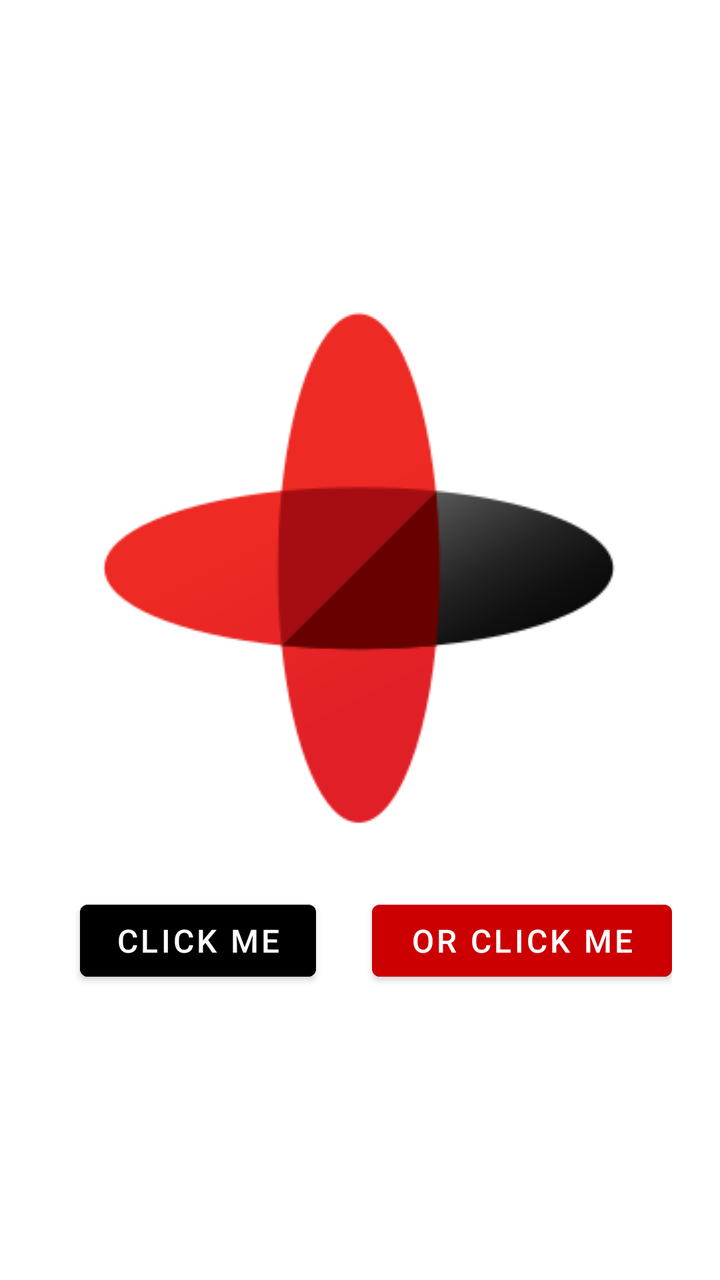
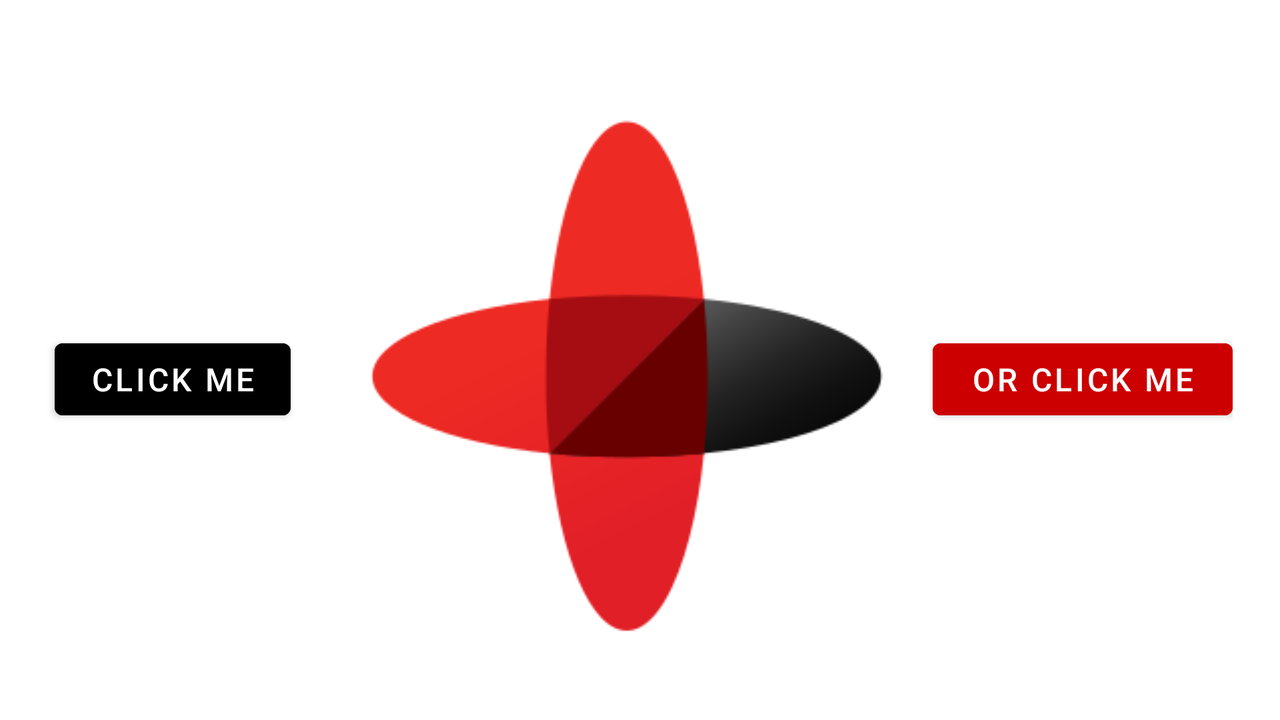

An Android layout and its configuration variant, each rendered on a device that would load it. The default file and the variant file are quoted in full after the pictures.
<!-- AndroidManifest.xml: application theme Theme.AsyncBitmap -->
<!-- res/layout/activity_main.xml -->
<?xml version="1.0" encoding="utf-8"?>
<LinearLayout

    xmlns:android="http://schemas.android.com/apk/res/android"
    xmlns:app="http://schemas.android.com/apk/res-auto"
    xmlns:tools="http://schemas.android.com/tools"
    android:layout_width="match_parent"
    android:layout_height="match_parent"
    android:gravity="center"
    android:orientation="vertical"
    tools:context=".MainActivity">

    <ImageView
        android:id="@+id/inv_image"
        android:layout_width="wrap_content"
        android:layout_height="wrap_content"
        android:layout_gravity="center"
        android:src="@drawable/sigma_smart" />

    <LinearLayout
        android:layout_width="wrap_content"
        android:layout_height="wrap_content"
        android:layout_gravity="center"
        android:layout_marginTop="20dp"
        android:orientation="horizontal">

        <Button
            android:id="@+id/btn_change"
            android:layout_width="150dp"
            android:layout_height="wrap_content"
            android:layout_marginEnd="12dp"
            android:backgroundTint="@color/black"
            android:insetLeft="16dp"
            android:insetRight="16dp"
            android:text="@string/click"
            android:textColor="@color/white"
            android:textSize="16sp" />

        <Button
            android:id="@+id/btn_or_me"
            android:layout_width="150dp"
            android:layout_height="wrap_content"
            android:layout_gravity="center"
            android:backgroundTint="@android:color/holo_red_dark"
            android:text="@string/or_click"
            android:textSize="16sp" />

    </LinearLayout>

</LinearLayout>
<!-- resources referenced by this layout -->
<resources>
  <!-- drawable sigma_smart: png bitmap (drawable, 13906 bytes) -->
  <string name="click">CLICK ME</string>
  <string name="or_click">OR CLICK ME</string>
  <style name="Theme.AsyncBitmap" parent="Theme.MaterialComponents.DayNight.DarkActionBar">
          
          <item name="colorPrimary">@color/purple_500</item>
          <item name="colorPrimaryVariant">@color/purple_700</item>
          <item name="colorOnPrimary">@color/white</item>
          
          <item name="colorSecondary">@color/teal_200</item>
          <item name="colorSecondaryVariant">@color/teal_700</item>
          <item name="colorOnSecondary">@color/black</item>
          
          <item name="android:statusBarColor" tools:targetApi="l">?attr/colorPrimaryVariant</item>
          
      </style>
</resources>
<!-- res/layout-land/activity_main.xml (the repository's variant of the layout above) -->
<!-- drawn on the phone turned sideways -->
<?xml version="1.0" encoding="utf-8"?>
<LinearLayout

    xmlns:android="http://schemas.android.com/apk/res/android"
    xmlns:app="http://schemas.android.com/apk/res-auto"
    xmlns:tools="http://schemas.android.com/tools"
    android:layout_width="match_parent"
    android:layout_height="match_parent"
    android:layout_marginRight="12dp"
    android:gravity="center"
    android:orientation="vertical"
    tools:context=".MainActivity">

    <LinearLayout
        android:layout_width="wrap_content"
        android:layout_height="wrap_content"
        android:layout_gravity="center"
        android:layout_marginTop="20dp"
        android:orientation="horizontal">

        <Button
            android:id="@+id/btn_change"
            android:layout_width="150dp"
            android:layout_height="wrap_content"
            android:layout_gravity="center"
            android:layout_marginEnd="12dp"
            android:backgroundTint="@color/black"
            android:insetLeft="16dp"
            android:insetRight="16dp"
            android:text="@string/click"
            android:textColor="@color/white"
            android:textSize="16sp" />

        <ImageView
            android:id="@+id/inv_image"
            android:layout_width="wrap_content"
            android:layout_height="wrap_content"
            android:layout_gravity="center"
            android:src="@drawable/sigma_smart" />

        <Button
            android:id="@+id/btn_or_me"
            android:layout_width="150dp"
            android:layout_height="wrap_content"
            android:layout_gravity="center"
            android:layout_marginLeft="12dp"
            android:backgroundTint="@android:color/holo_red_dark"
            android:text="@string/or_click"
            android:textSize="16sp" />


    </LinearLayout>

</LinearLayout>
